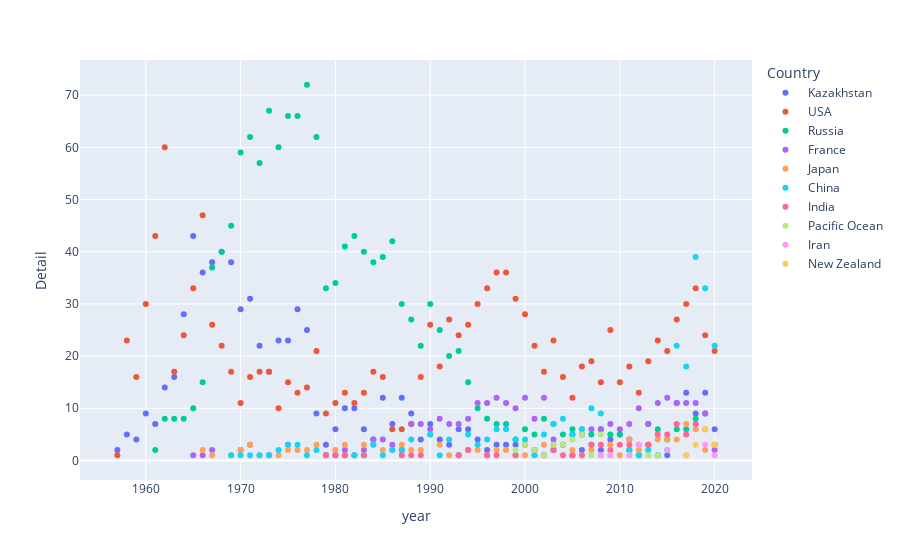

Source (notebook cell):
### Code cell
top_10 = country['Country'].head(10)
x= a.groupby(['year','Country']).count().reset_index()
x=x[x['Country'].isin(top_10)]
px.scatter(x,x='year', y='Detail', color='Country')

### Figure 1 — Plotly figure (JSON) as saved in the notebook; plotly's stock layout.template omitted (floating-point values rounded to 4 significant figures)
{"data": [{"hovertemplate": "Country= Kazakhstan<br>year=%{x}<br>Detail=%{y}<extra></extra>", "legendgroup": " Kazakhstan", "marker": {"color": "#636efa", "symbol": "circle"}, "mode": "markers", "name": " Kazakhstan", "orientation": "v", "showlegend": true, "type": "scatter", "x": ["1957", "1958", "1959", "1960", "1961", "1962", "1963", "1964", "1965", "1966", "1967", "1968", "1969", "1970", "1971", "1972", "1973", "1974", "1975", "1976", "1977", "1978", "1979", "1980", "1981", "1982", "1983", "1984", "1985", "1986", "1987", "1988", "1989", "1990", "1991", "1992", "1993", "1994", "1995", "1996", "1997", "1998", "1999", "2000", "2001", "2002", "2003", "2004", "2005", "2006", "2007", "2008", "2009", "2010", "2011", "2013", "2014", "2015", "2016", "2017", "2018", "2019", "2020"], "xaxis": "x", "y": [2, 5, 4, 9, 7, 14, 16, 28, 43, 36, 38, 40, 38, 29, 31, 22, 17, 23, 23, 29, 25, 9, 3, 6, 10, 10, 6, 4, 12, 7, 12, 9, 4, 7, 4, 3, 6, 6, 4, 2, 3, 3, 3, 3, 2, 1, 2, 3, 1, 2, 3, 2, 4, 5, 4, 3, 1, 1, 11, 13, 9, 13, 6], "yaxis": "y"}, {"hovertemplate": "Country= USA<br>year=%{x}<br>Detail=%{y}<extra></extra>", "legendgroup": " USA", "marker": {"color": "#EF553B", "symbol": "circle"}, "mode": "markers", "name": " USA", "orientation": "v", "showlegend": true, "type": "scatter", "x": ["1957", "1958", "1959", "1960", "1961", "1962", "1963", "1964", "1965", "1966", "1967", "1968", "1969", "1970", "1971", "1972", "1973", "1974", "1975", "1976", "1977", "1978", "1979", "1980", "1981", "1982", "1983", "1984", "1985", "1986", "1987", "1988", "1989", "1990", "1991", "1992", "1993", "1994", "1995", "1996", "1997", "1998", "1999", "2000", "2001", "2002", "2003", "2004", "2005", "2006", "2007", "2008", "2009", "2010", "2011", "2012", "2013", "2014", "2015", "2016", "2017", "2018", "2019", "2020"], "xaxis": "x", "y": [1, 23, 16, 30, 43, 60, 17, 24, 33, 47, 26, 22, 17, 11, 16, 17, 17, 10, 15, 13, 14, 21, 9, 11, 13, 11, 13, 17, 16, 6, 6, 7, 16, 26, 18, 27, 24, 26, 30, 33, 36, 36, 31, 28, 22, 17, 23, 16, 12, 18, 19, 15, 25, 15, 18, 13, 19, 23, 21, 27, 30, 33, 24, 21], "yaxis": "y"}, {"hovertemplate": "Country= Russia<br>year=%{x}<br>Detail=%{y}<extra></extra>", "legendgroup": " Russia", "marker": {"color": "#00cc96", "symbol": "circle"}, "mode": "markers", "name": " Russia", "orientation": "v", "showlegend": true, "type": "scatter", "x": ["1961", "1962", "1963", "1964", "1965", "1966", "1967", "1968", "1969", "1970", "1971", "1972", "1973", "1974", "1975", "1976", "1977", "1978", "1979", "1980", "1981", "1982", "1983", "1984", "1985", "1986", "1987", "1988", "1989", "1990", "1991", "1992", "1993", "1994", "1995", "1996", "1997", "1998", "1999", "2000", "2001", "2002", "2003", "2004", "2005", "2006", "2007", "2008", "2009", "2010", "2011", "2012", "2013", "2014", "2015", "2016", "2017", "2018", "2019", "2020"], "xaxis": "x", "y": [2, 8, 8, 8, 10, 15, 37, 40, 45, 59, 62, 57, 67, 60, 66, 66, 72, 62, 33, 34, 41, 43, 40, 38, 39, 42, 30, 27, 22, 30, 25, 20, 21, 15, 10, 8, 7, 7, 4, 6, 5, 8, 7, 5, 6, 5, 5, 6, 5, 5, 2, 1, 7, 6, 4, 6, 6, 8, 9, 3], "yaxis": "y"}, {"hovertemplate": "Country= France<br>year=%{x}<br>Detail=%{y}<extra></extra>", "legendgroup": " France", "marker": {"color": "#ab63fa", "symbol": "circle"}, "mode": "markers", "name": " France", "orientation": "v", "showlegend": true, "type": "scatter", "x": ["1965", "1966", "1967", "1970", "1971", "1973", "1975", "1979", "1980", "1981", "1982", "1983", "1984", "1985", "1986", "1987", "1988", "1989", "1990", "1991", "1992", "1993", "1994", "1995", "1996", "1997", "1998", "1999", "2000", "2001", "2002", "2003", "2004", "2005", "2006", "2007", "2008", "2009", "2010", "2011", "2012", "2013", "2014", "2015", "2016", "2017", "2018", "2019", "2020"], "xaxis": "x", "y": [1, 1, 2, 2, 3, 1, 3, 1, 1, 2, 1, 2, 4, 4, 3, 2, 7, 7, 6, 8, 7, 7, 8, 11, 11, 12, 11, 10, 12, 8, 12, 4, 3, 5, 5, 6, 6, 7, 6, 7, 10, 7, 11, 12, 11, 11, 11, 9, 2], "yaxis": "y"}, {"hovertemplate": "Country= Japan<br>year=%{x}<br>Detail=%{y}<extra></extra>", "legendgroup": " Japan", "marker": {"color": "#FFA15A", "symbol": "circle"}, "mode": "markers", "name": " Japan", "orientation": "v", "showlegend": true, "type": "scatter", "x": ["1966", "1967", "1969", "1970", "1971", "1972", "1974", "1975", "1976", "1977", "1978", "1979", "1980", "1981", "1982", "1983", "1984", "1985", "1986", "1987", "1988", "1989", "1990", "1991", "1992", "1993", "1994", "1995", "1996", "1997", "1998", "1999", "2000", "2001", "2002", "2003", "2005", "2006", "2007", "2008", "2009", "2010", "2011", "2012", "2013", "2014", "2015", "2016", "2017", "2018", "2019", "2020"], "xaxis": "x", "y": [2, 1, 1, 2, 3, 1, 1, 2, 2, 2, 3, 1, 2, 3, 1, 3, 3, 2, 2, 3, 2, 2, 5, 3, 1, 1, 2, 2, 1, 2, 2, 1, 1, 1, 3, 3, 2, 6, 2, 1, 3, 1, 4, 2, 3, 4, 4, 4, 7, 6, 2, 3], "yaxis": "y"}, {"hovertemplate": "Country= China<br>year=%{x}<br>Detail=%{y}<extra></extra>", "legendgroup": " China", "marker": {"color": "#19d3f3", "symbol": "circle"}, "mode": "markers", "name": " China", "orientation": "v", "showlegend": true, "type": "scatter", "x": ["1969", "1970", "1971", "1972", "1973", "1974", "1975", "1976", "1977", "1978", "1979", "1981", "1982", "1983", "1984", "1985", "1986", "1987", "1988", "1990", "1991", "1992", "1993", "1994", "1995", "1996", "1997", "1998", "1999", "2000", "2001", "2002", "2003", "2004", "2005", "2006", "2007", "2008", "2011", "2012", "2013", "2014", "2015", "2016", "2017", "2018", "2019", "2020"], "xaxis": "x", "y": [1, 1, 1, 1, 1, 2, 3, 3, 1, 2, 1, 1, 1, 1, 3, 1, 2, 2, 4, 5, 1, 4, 1, 5, 3, 4, 6, 6, 4, 4, 1, 5, 7, 8, 5, 6, 10, 9, 2, 1, 2, 1, 2, 22, 18, 39, 33, 22], "yaxis": "y"}, {"hovertemplate": "Country= India<br>year=%{x}<br>Detail=%{y}<extra></extra>", "legendgroup": " India", "marker": {"color": "#FF6692", "symbol": "circle"}, "mode": "markers", "name": " India", "orientation": "v", "showlegend": true, "type": "scatter", "x": ["1979", "1980", "1981", "1983", "1987", "1988", "1989", "1993", "1994", "1996", "1997", "1999", "2001", "2002", "2003", "2004", "2005", "2006", "2007", "2008", "2009", "2010", "2011", "2012", "2013", "2014", "2015", "2016", "2017", "2018", "2019"], "xaxis": "x", "y": [1, 1, 1, 1, 1, 1, 1, 1, 2, 1, 1, 1, 2, 1, 2, 1, 1, 1, 3, 3, 2, 3, 3, 3, 3, 5, 5, 7, 5, 7, 6], "yaxis": "y"}, {"hovertemplate": "Country= Pacific Ocean<br>year=%{x}<br>Detail=%{y}<extra></extra>", "legendgroup": " Pacific Ocean", "marker": {"color": "#B6E880", "symbol": "circle"}, "mode": "markers", "name": " Pacific Ocean", "orientation": "v", "showlegend": true, "type": "scatter", "x": ["1999", "2000", "2001", "2002", "2003", "2004", "2005", "2006", "2007", "2008", "2009", "2011", "2012", "2013", "2014"], "xaxis": "x", "y": [2, 3, 2, 1, 3, 3, 4, 5, 1, 5, 1, 1, 3, 1, 1], "yaxis": "y"}, {"hovertemplate": "Country= Iran<br>year=%{x}<br>Detail=%{y}<extra></extra>", "legendgroup": " Iran", "marker": {"color": "#FF97FF", "symbol": "circle"}, "mode": "markers", "name": " Iran", "orientation": "v", "showlegend": true, "type": "scatter", "x": ["2008", "2009", "2011", "2012", "2015", "2017", "2019", "2020"], "xaxis": "x", "y": [1, 1, 1, 3, 2, 1, 3, 1], "yaxis": "y"}, {"hovertemplate": "Country= New Zealand<br>year=%{x}<br>Detail=%{y}<extra></extra>", "legendgroup": " New Zealand", "marker": {"color": "#FECB52", "symbol": "circle"}, "mode": "markers", "name": " New Zealand", "orientation": "v", "showlegend": true, "type": "scatter", "x": ["2017", "2018", "2019", "2020"], "xaxis": "x", "y": [1, 3, 6, 3], "yaxis": "y"}], "layout": {"legend": {"title": {"text": "Country"}, "tracegroupgap": 0}, "margin": {"t": 60}, "xaxis": {"anchor": "y", "domain": [0, 1], "title": {"text": "year"}}, "yaxis": {"anchor": "x", "domain": [0, 1], "title": {"text": "Detail"}}}}
